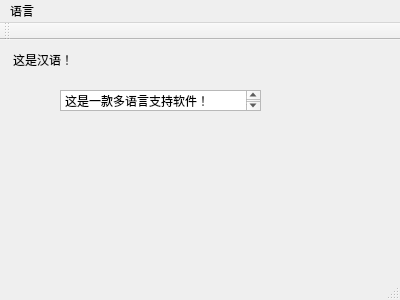
<?xml version="1.0" encoding="UTF-8"?>
<ui version="4.0">
 <class>MainWindow</class>
 <widget class="QMainWindow" name="MainWindow">
  <property name="geometry">
   <rect>
    <x>0</x>
    <y>0</y>
    <width>400</width>
    <height>300</height>
   </rect>
  </property>
  <property name="windowTitle">
   <string>MainWindow</string>
  </property>
  <widget class="QWidget" name="centralWidget">
   <widget class="QTextEdit" name="textEdit">
    <property name="geometry">
     <rect>
      <x>60</x>
      <y>50</y>
      <width>201</width>
      <height>21</height>
     </rect>
    </property>
    <property name="html">
     <string>&lt;!DOCTYPE HTML PUBLIC &quot;-//W3C//DTD HTML 4.0//EN&quot; &quot;http://www.w3.org/TR/REC-html40/strict.dtd&quot;&gt;
&lt;html&gt;&lt;head&gt;&lt;meta name=&quot;qrichtext&quot; content=&quot;1&quot; /&gt;&lt;style type=&quot;text/css&quot;&gt;
p, li { white-space: pre-wrap; }
&lt;/style&gt;&lt;/head&gt;&lt;body style=&quot; font-family:'SimSun'; font-size:9pt; font-weight:400; font-style:normal;&quot;&gt;
&lt;p style=&quot; margin-top:0px; margin-bottom:0px; margin-left:0px; margin-right:0px; -qt-block-indent:0; text-indent:0px;&quot;&gt;这是一款多语言支持软件！&lt;/p&gt;&lt;/body&gt;&lt;/html&gt;</string>
    </property>
   </widget>
   <widget class="QLabel" name="label">
    <property name="geometry">
     <rect>
      <x>13</x>
      <y>10</y>
      <width>151</width>
      <height>20</height>
     </rect>
    </property>
    <property name="text">
     <string>这是汉语！</string>
    </property>
   </widget>
  </widget>
  <widget class="QToolBar" name="mainToolBar">
   <attribute name="toolBarArea">
    <enum>TopToolBarArea</enum>
   </attribute>
   <attribute name="toolBarBreak">
    <bool>false</bool>
   </attribute>
  </widget>
  <widget class="QStatusBar" name="statusBar"/>
  <widget class="QMenuBar" name="menuBar">
   <property name="geometry">
    <rect>
     <x>0</x>
     <y>0</y>
     <width>400</width>
     <height>23</height>
    </rect>
   </property>
   <widget class="QMenu" name="menu">
    <property name="title">
     <string>语言</string>
    </property>
    <addaction name="action"/>
    <addaction name="actionEnglish"/>
    <addaction name="actionChinese_Traditional"/>
   </widget>
   <addaction name="menu"/>
  </widget>
  <action name="action">
   <property name="text">
    <string>Sample Chinese</string>
   </property>
  </action>
  <action name="actionEnglish">
   <property name="text">
    <string>English</string>
   </property>
  </action>
  <action name="actionChinese_Traditional">
   <property name="text">
    <string>Chinese Traditional</string>
   </property>
  </action>
 </widget>
 <layoutdefault spacing="6" margin="11"/>
 <resources/>
 <connections/>
</ui>
